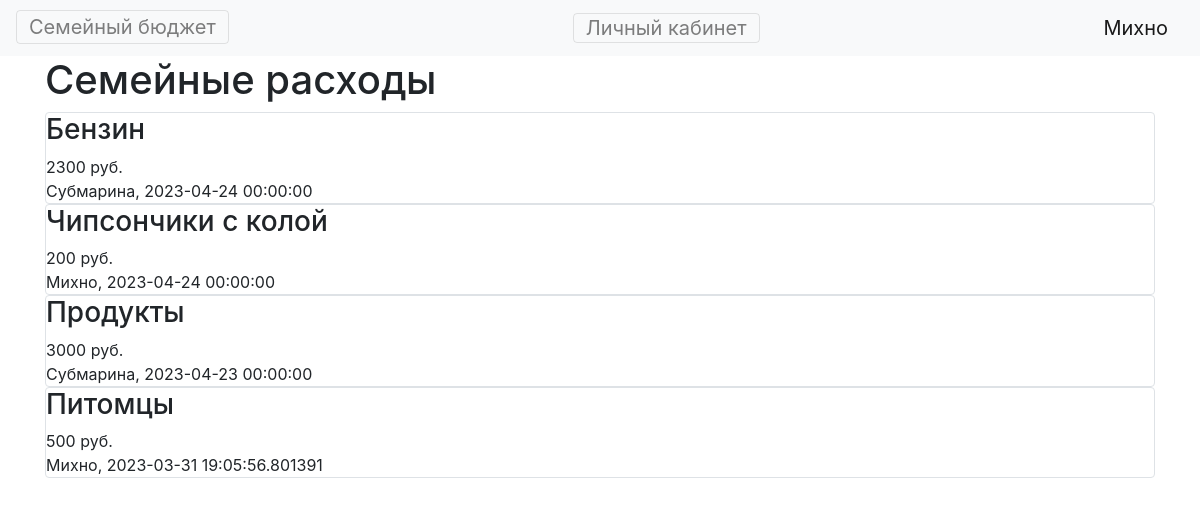
Screenshot of / (signed in) with the database file from the repository.
### data/users.py (models this page shows, shortened)
class User(SqlAlchemyBase, UserMixin):
    __tablename__ = 'users'
    id = sqlalchemy.Column(sqlalchemy.Integer,
                           primary_key=True, autoincrement=True)
    name = sqlalchemy.Column(sqlalchemy.String, nullable=True)
    email = sqlalchemy.Column(sqlalchemy.String,
                              index=True, unique=True, nullable=True)
    hashed_password = sqlalchemy.Column(sqlalchemy.String, nullable=True)
    created_date = sqlalchemy.Column(sqlalchemy.DateTime,
                                     default=datetime.datetime.now)
    expenses = orm.relationship("Expenses", back_populates='user')

### data/expenses.py (models this page shows, shortened)
class Expenses(SqlAlchemyBase):
    __tablename__ = 'expenses'
    id = sqlalchemy.Column(sqlalchemy.Integer,
                           primary_key=True, autoincrement=True)
    title = sqlalchemy.Column(sqlalchemy.String, nullable=True)
    money = sqlalchemy.Column(sqlalchemy.Integer, nullable=False)
    created_date = sqlalchemy.Column(sqlalchemy.DateTime,
                                     default=datetime.datetime.now)
    user_id = sqlalchemy.Column(sqlalchemy.Integer,
                                sqlalchemy.ForeignKey("users.id"))
    user = orm.relationship('User')

### main.py (the view)
@app.route("/")
def index():
    if current_user.is_authenticated:
        db_sess = db_session.create_session()
        expenses = db_sess.query(Expenses).order_by(Expenses.created_date.desc()).all()
    else:
        return redirect('/login')
    return render_template("index.html", expenses=expenses)

### data/db_session.py (called while the page is built)
def create_session() -> Session:
    global __factory
    return __factory()

### main.py (called while the page is built)
@login_manager.user_loader
def load_user(user_id):
    db_sess = db_session.create_session()
    return db_sess.query(User).get(user_id)

### templates/index.html
{% extends "base.html" %}
{% block content %}
    <h1>Семейные расходы</h1>
    {% for item in expenses%}
        <div class="col-md6 border rounded">
        <h3>{{item.title}}</h3>
        <div>
            {{item.money}} руб.
        </div>
        <div>
            {{item.user.name}}, {{item.created_date}}
        </div>
        </div>
    {% endfor %}
{% endblock %}

### templates/base.html (shortened to what this page needs)
<!doctype html>
<html lang="en">
<head>
    <link rel="stylesheet"
          href="https://stackpath.bootstrapcdn.com/bootstrap/4.4.1/css/bootstrap.min.css"
>
</head>
<body>
<header>
    <nav class="navbar navbar-light bg-light">
        <div><a class="navbar-toggler" href="/">Семейный бюджет</a></div>
        {% if current_user.is_authenticated %}
            <a class="navbar-toggler" href="/lms">Личный кабинет</a>
            <a class="navbar-brand" href="/logout">{{ current_user.name }}</a>
        {% else %}
    <div>
        <a class="btn btn-primary " href="/register">Зарегистрироваться</a>
        <a class="btn btn-success" href="/login">Войти</a>
    </div>
{% endif %}
    </nav>
</header>
<main role="main" class="container">
    {% block content %}{% endblock %}
</main>
</body>
</html>

### rows the page displays
User: name "Михно"
Expenses: title "Бензин", money "2300", user.name "Субмарина", created_date "2023-04-24 00:00:00"
Expenses: title "Чипсончики с колой", money "200", user.name "Михно", created_date "2023-04-24 00:00:00"
Expenses: title "Продукты", money "3000", user.name "Субмарина", created_date "2023-04-23 00:00:00"
Expenses: title "Питомцы", money "500", user.name "Михно", created_date "2023-03-31 19:05:56.801391"
